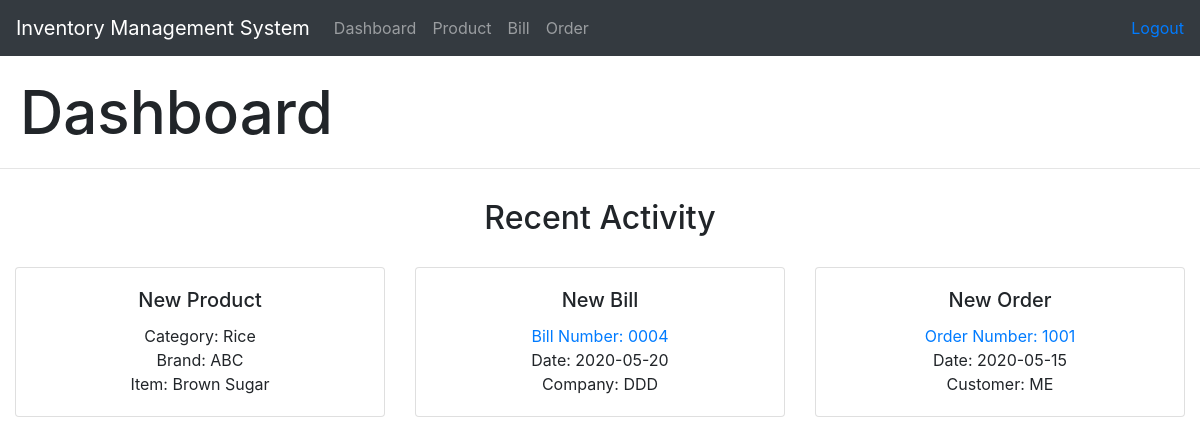
Page /dashboard on the earlier database version.
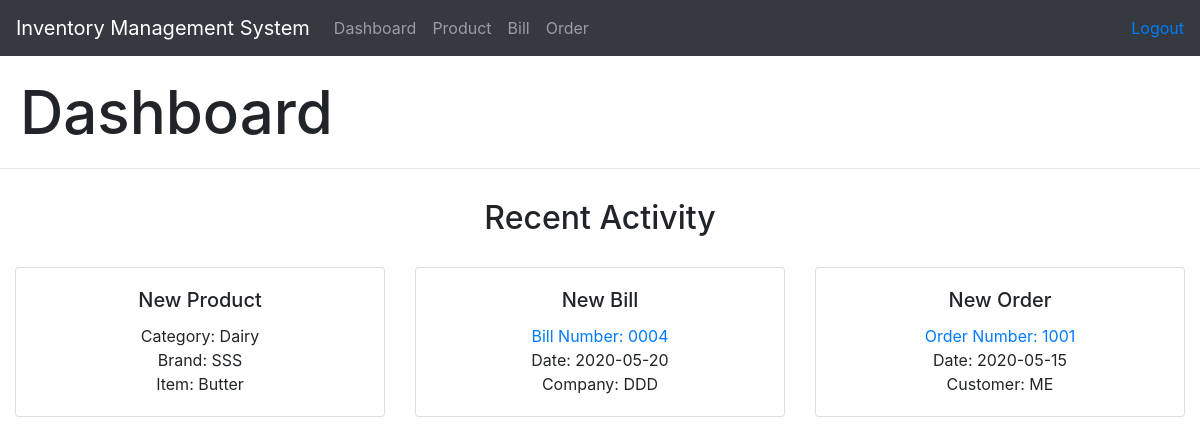
Same page on the later database version.
### inventory/models.py (models this page shows, shortened)
class Product(models.Model):
    category = models.ForeignKey(Category, max_length=64, null=False, on_delete=models.CASCADE)
    brand = models.ForeignKey(Brand, null=False, on_delete=models.CASCADE)
    item = models.ForeignKey(Item, null=False, on_delete=models.CASCADE)
    quantity = models.IntegerField(default=0)

class Category(models.Model):
    ACTIVE = 'Active'
    INACTIVE = 'Inactive'
    STATUS_CHOICES = [
        (ACTIVE, 'Active'),
        (INACTIVE, 'Inactive'),
    ]
    name = models.CharField(max_length=64)
    status = models.CharField(max_length=64, choices=STATUS_CHOICES)
    def __str__(self):
        return f"{self.name}"

class Brand(models.Model):
    name = models.CharField(max_length=64)
    def __str__(self):
        return f"{self.name}"

class Item(models.Model):
    name = models.CharField(max_length=64)
    def __str__(self):
        return f"{self.name}"

class Bill(models.Model):
    invoice = models.CharField(max_length=128, primary_key=True)
    date = models.CharField(max_length=128)
    company = models.CharField(max_length=128)
    reference = models.CharField(max_length=128, null=True)
    records = models.ManyToManyField(Record)

class Order(models.Model):
    invoice = models.CharField(max_length=128, primary_key=True)
    date = models.CharField(max_length=128)
    customer = models.CharField(max_length=128)
    reference = models.CharField(max_length=128, null=True)
    records = models.ManyToManyField(Record)

### inventory/views.py (the view)
# urls.py: path("dashboard", views.dashboard, name='dashboard'),
def dashboard(request):
    if request.method == "GET":
        context = {
            "product": Product.objects.last(),
            "bill": Bill.objects.last(),
            "order": Order.objects.last(),
        }
        return render(request, "inventory/dashboard.html", context)

### inventory/templates/inventory/dashboard.html (shortened to what this page needs)
{% extends "inventory/layout.html" %}
{% block body %}
    <h1>Dashboard</h1>
    <hr>
    <h2>Recent Activity</h2>
    <div class='row' id='dash'>
    {% if product %}
    <div class="col sm-10">
        <div class="card text-center">
        <div class="card-body">
          <h5 class="card-title">New Product</h5>
          <p class="card-text">
            Category: {{ product.category }}
            <br>
            Brand: {{ product.brand }}
            <br>
            Item: {{ product.item }}
            <br>
          </p>
        </div>
        </div>
    </div>
    {% endif %}
    {% if bill %}
    <div class="col sm-10">
        <div class="card text-center">
        <div class="card-body">
          <h5 class="card-title">New Bill</h5>
          <p class="card-text">
            <a href="{% url 'bill_detail' bill.invoice %}">Bill Number: {{ bill.invoice }}</a>
            <br>
            Date: {{ bill.date }}
            <br>
            Company: {{ bill.company }}
          </p>
        </div>
        </div>
    </div>
    {% endif %}
    {% if order %}
    <div class="col sm-10">
        <div class="card text-center">
        <div class="card-body">
          <h5 class="card-title">New Order</h5>
          <p class="card-text">
            <a href="{% url 'order_detail' order.invoice %}">Order Number: {{ order.invoice }}</a>
            <br>
            Date: {{ order.date }}
            <br>
            Customer: {{ order.customer }}
          </p>
        </div>
        </div>
    </div>
    {% endif %}
{% endblock %}

### inventory/templates/inventory/layout.html (shortened to what this page needs)
  {% load static %}
<!DOCTYPE html>
<html>
    <head>
        <link rel="stylesheet" href="https://stackpath.bootstrapcdn.com/bootstrap/4.4.1/css/bootstrap.min.css">
        <link rel="stylesheet" href="{% static 'inventory/index.css' %}"/>
    </head>
    <body>
        {% block heading %}
        <nav class="navbar navbar-expand-lg navbar-dark bg-dark" id='nav-bar'>
            <a class="navbar-brand" href="{% url 'index' %}">Inventory Management System</a>
            {% block nav %}
            <div class="collapse navbar-collapse" id="navbarNavAltMarkup">
                <div class="navbar-nav" id='myTab'>
                <a class="nav-item nav-link" href="{% url 'dashboard' %}" role="tab">Dashboard <span class="sr-only">(current)</span></a>
                <a class="nav-item nav-link" href="{% url 'product' %}" role="tab">Product</a>
                <a class="nav-item nav-link" href="{% url 'bill' %}" role="tab">Bill</a>
                <a class="nav-item nav-link" href="{% url 'order' %}" role="tab">Order</a>
                </div>
            </div>
            <div>
                <a href="{% url 'logout' %}">Logout</a>
            </div>
            {% endblock %}
        </nav>
        {% endblock %}
        {% block body %}
        {% endblock %}
    </body>
</html>

### inventory/static/inventory/index.css (style rules this page uses)
h1 { font-size: 60px; margin: 20px; }
h2 { margin: 30px; text-align: center; }
.row { display: flex; justify-content: center; }
#dash { justify-content: center; margin: auto; }

Differences in the rows shown:
removed Product: category "Rice", brand "ABC", item "Brown Sugar"
now on this page (row unchanged): Product: category "Dairy", brand "SSS", item "Butter"
